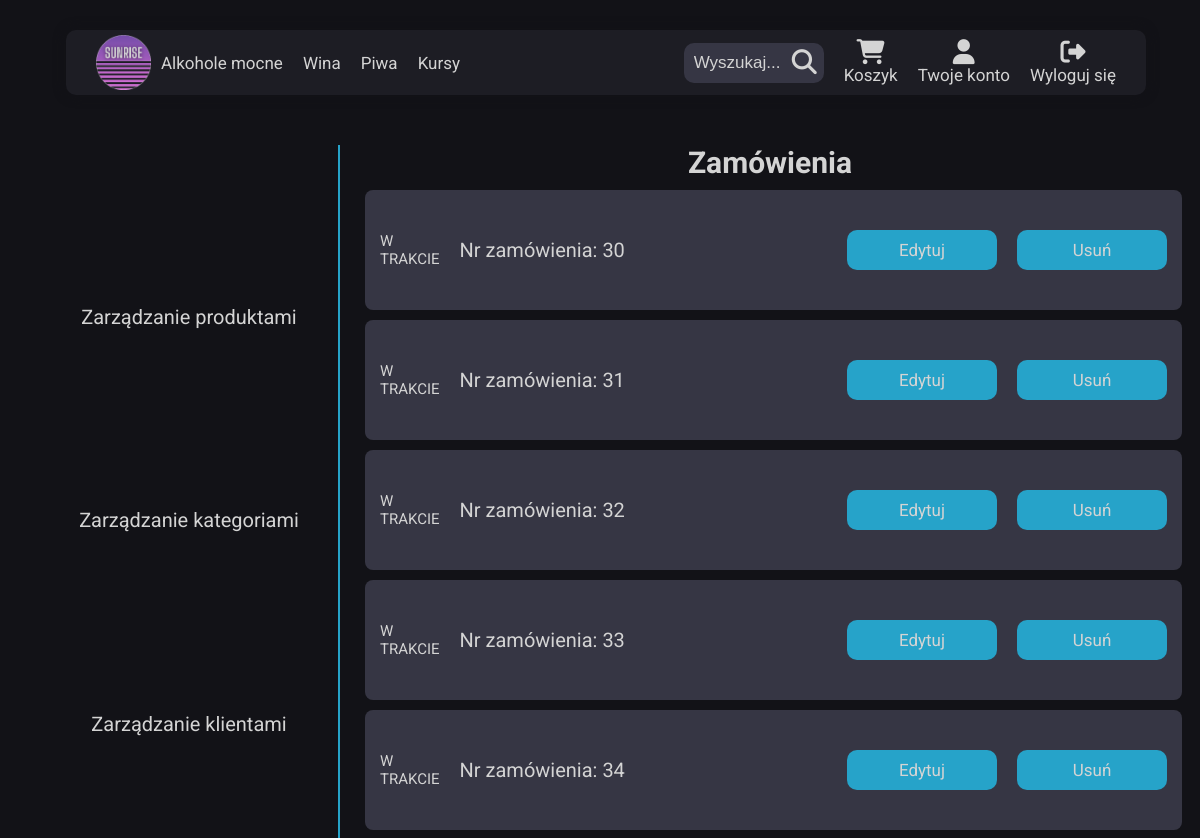
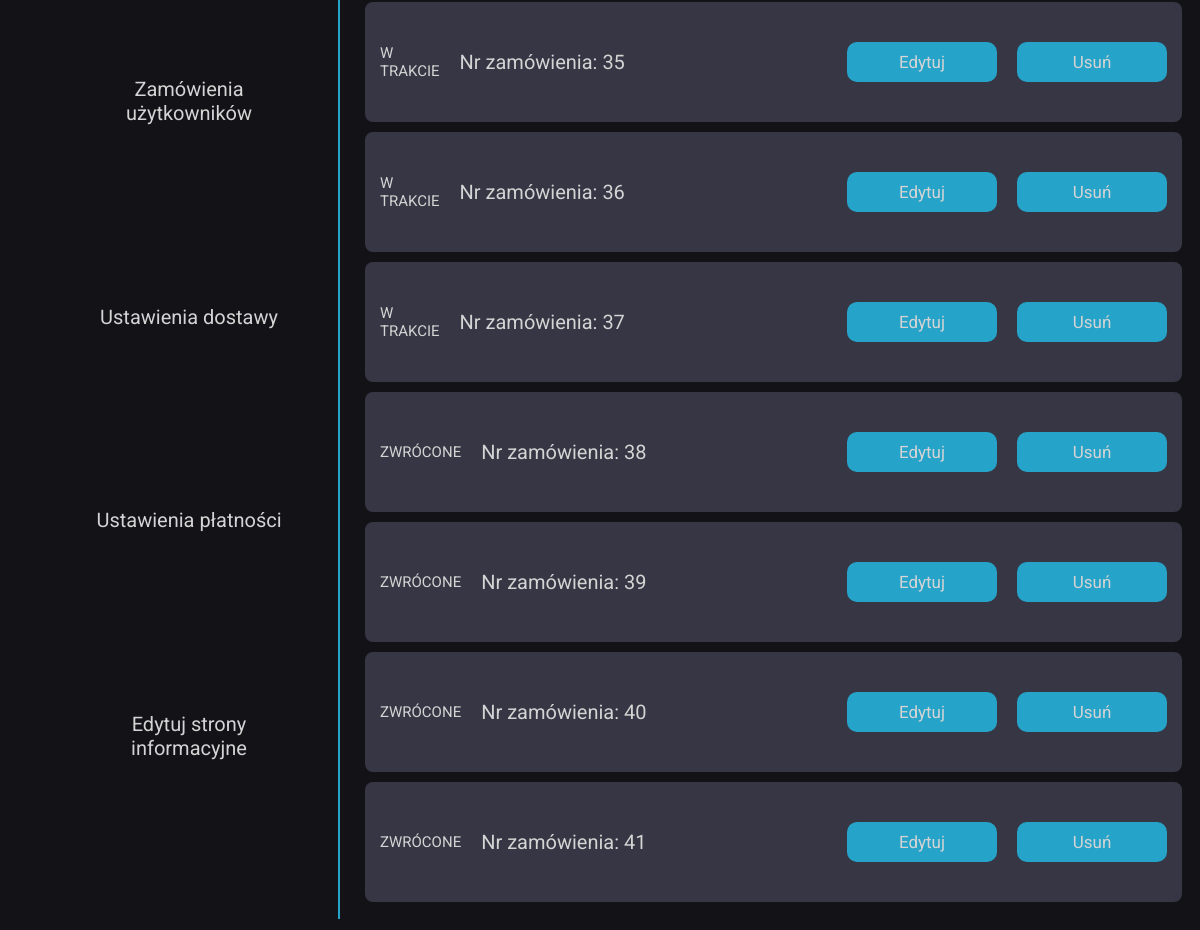
The page /html/admin_panel/orders.php (signed in) on the database its author committed (2 pictures, top to bottom).
### tables this page shows
CREATE TABLE `user_order` (
  `user_id` int(11) NOT NULL,
  `order_id` int(11) NOT NULL
);

### html/admin_panel/orders.php (the view, shortened to what this page needs)
<?php
require_once('../../php/dblogin.php');
$pdo = new PDO('mysql:host='.$host.';dbname='.$db.';port=3306', $user, $pass);
?>
<h1 class="admin__headline">Zamówienia</h1>
<div class="admin__products">
<?php
$sql = 'select user_order.order_id, status from user_order inner join order_data on user_order.order_id=order_data.order_id';
$query = $pdo->prepare($sql);
$query -> execute();
while ($row = $query->fetch()):
    $param = http_build_query([
        'item' => $row['order_id']
    ]);
    $delParams = http_build_query([
        'item' => $row['order_id'],
        'table' => 'order_details',
        'column' => 'id'
    ]);
?>
    <div class="admin__product">
    <?php
    if($row['status'] == 0){
        echo '<p>W TRAKCIE</p>';
    }elseif($row['status'] == 1){
        echo '<p>ZREALIZOWANE</p>';
    }elseif($row['status'] == 2){
        echo '<p>ZWRÓCONE</p>';
    }
    ?>
    <p class="admin__product--name">Nr zamówienia: <?=$row['order_id']?></p>
    <a href="./edit_order.php?<?=$param?>" class="admin__add--addBtn admin__product--edit">Edytuj</a>
    <a href="../../php/admin_panel/delete_item.php?<?=$delParams?>" class="admin__add--addBtn admin__product--delete">Usuń</a>
    </div>
<?php endwhile; ?>
</div>
<?php
require "./admin_panel.php";

### css/main.css (style rules this page uses)
*, *::before, *::after { box-sizing: border-box; margin: 0; padding: 0; }
* { scrollbar-width: none; scrollbar-color: #d4d4d4 #121217; }
html { font-size: 62.5%; scroll-behavior: smooth; }
body { min-height: 100%; display: flex; flex-direction: column; font-family: "Roboto", sans-serif; color: #d4d4d4; background-color: #121217; }
a { text-decoration: none; }
p { font-size: 1.8rem; }
p { font-size: 1.5rem; }
.admin__headline { font-size: 3rem; margin: 0 auto; }
.admin__add--addBtn { width: 200px; height: 40px; border: none; border-radius: 10px; background-color: rgb(38, 163, 201); color: #d4d4d4; font-size: 1.7rem; cursor: pointer; transition: transform 0.2s; }
.admin__products { width: 100%; overflow: scroll; overflow-x: hidden; }
.admin__product { display: grid; grid-template-columns: repeat(7, 1fr); gap: 2em; align-items: center; width: 95%; height: 120px; padding: 0 15px; margin: 10px 25px; background-color: #363644; border-radius: 8px; }
.admin__product--name { text-wrap: nowrap; font-size: 2rem; grid-column: 2/3; grid-row: 1/2; }
.admin__product--edit { display: flex; align-items: center; justify-content: center; width: 150px; height: 40px; grid-column: 6/7; grid-row: 1/2; }
.admin__product--delete { display: flex; align-items: center; justify-content: center; width: 150px; height: 40px; grid-column: 7/8; grid-row: 1/2; }

### rows shown on the page
user_order: shows "W TRAKCIE", order "30"
user_order: shows "W TRAKCIE", order "31"
user_order: shows "W TRAKCIE", order "32"
user_order: shows "W TRAKCIE", order "33"
user_order: shows "W TRAKCIE", order "34"
user_order: shows "W TRAKCIE", order "35"
user_order: shows "W TRAKCIE", order "36"
user_order: shows "W TRAKCIE", order "37"
user_order: shows "ZWRÓCONE", order "38"
user_order: shows "ZWRÓCONE", order "39"
user_order: shows "ZWRÓCONE", order "40"
user_order: shows "ZWRÓCONE", order "41"
